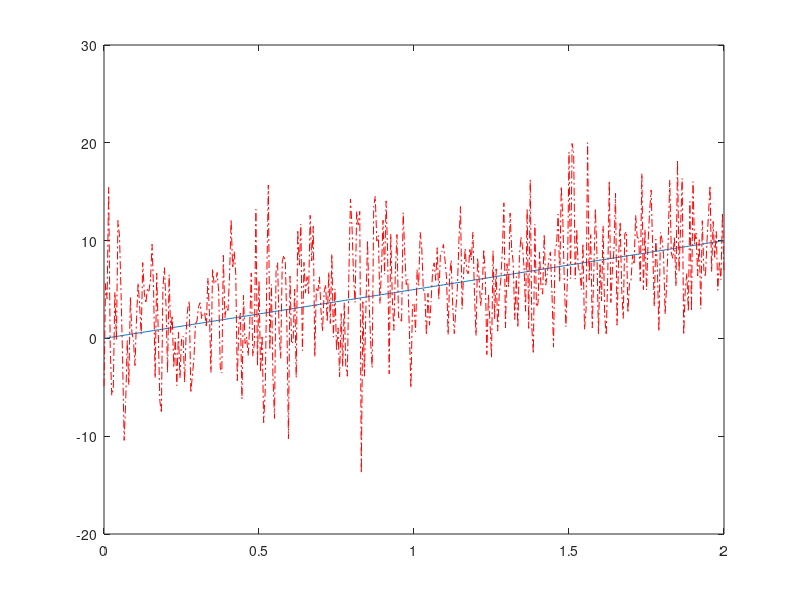

Here is the MATLAB script that generated this plot: (Note: this script raises an error after producing the figure.)
%測試小波降噪練習

clc
clear
close all

%----------------------------------------------------
%創建模擬訊號
fs=200;
t=0:1/fs:2;

y=linspace(0,10,length(t));

noise=5*randn(1,length(y));   %量測雜訊 (zero-mean noise)
yn=y+noise; %加上量測雜訊的模擬量測值Y

figure(1)
plot(t,y,t,yn,'r-.')

%小波拆解
wname='db7';
[c,l] = wavedec(yn,3,wname);
% c是小波分解的層數
% 以這題為例:l是長3+2的向量，包含每個尺度的小波係數的長度，以及原始信號的長度
approx = appcoef(c,l,wname);
%appcoef是可以獲取小波分解的近似係數，以及低頻信息(訊號的大致走向
[cd1,cd2,cd3] = detcoef(c,l,[1 2 3]);
%detcoef可以獲得小波分解的近似係數，以及高頻信息(訊號的細節
figure(2)
subplot(4,1,1)
plot(approx)
title('Approximation Coefficients')
subplot(4,1,2)
plot(cd3)
title('Level 3 Detail Coefficients')
subplot(4,1,3)
plot(cd2)
title('Level 2 Detail Coefficients')
subplot(4,1,4)
plot(cd1)
title('Level 1 Detail Coefficients')


%小波重構
c_approx=c(1:l(1));   %近似項的係數
c_details=c(l(1)+1:end);   %細節項的係數

c_details0=c_details;

threshold=1;   %篩選門檻, 0~1, 低於門檻的係數值(normalized)皆令其為0
c_details0((abs(c_details)./max(abs(c_details)))<=threshold)=0;   %細節項中, abs(係數)<threshold的直接令其為0
                                         %此作法即省略掉不重要的細節處, 以達降噪目的

c=[c_approx,c_details0];   %處理完畢後的係數項
y_wavelet = waverec(c,l,wname);   %小波重構


%使用moving average降噪
y_movavg = movavg( yn,10 );

figure(3)
plot(t,y,'color','b','linewidth',2)
hold on
plot(t,yn,'color',[126/255,126/255,126/255],'linestyle','-.')
plot(t,y_wavelet,'color','r','linewidth',2)
plot(t,y_movavg,'linewidth',2,'color',[237/255,177/255,32/255])
hold off
legend('no noise','with noise','filtered (wavelet)','filtered (moving average)')

%比較不同篩選門檻 (不同小波降噪效力)的小波重構結果


threshold=[1,0.3];   %篩選門檻, 0~1, 低於門檻的係數值(normalized)皆令其為0

c_all=[];
y_wavelet_all=[];


for q=1:length(threshold)
    
    c_details_p=c_details;
    c_details_p((abs(c_details)./max(abs(c_details)))<threshold(q))=0;
    c_all=[c_all;[c_approx,c_details_p]];   %處理完畢後的係數項
    y_wavelet_all = [y_wavelet_all;waverec(c_all(q,:),l,wname)];   %小波重構
end


figure(4)
plot(t,y,'color','b','linewidth',2)
hold on
plot(t,yn,'color','k','linestyle','-.')
plot(t,y_wavelet_all(2,:),'color','r','linewidth',1)
plot(t,y_wavelet_all(1,:),'linewidth',2,'color',[237/255,177/255,32/255])
hold off
legend('no noise','with noise','threshold=0.2','threshold=1')
